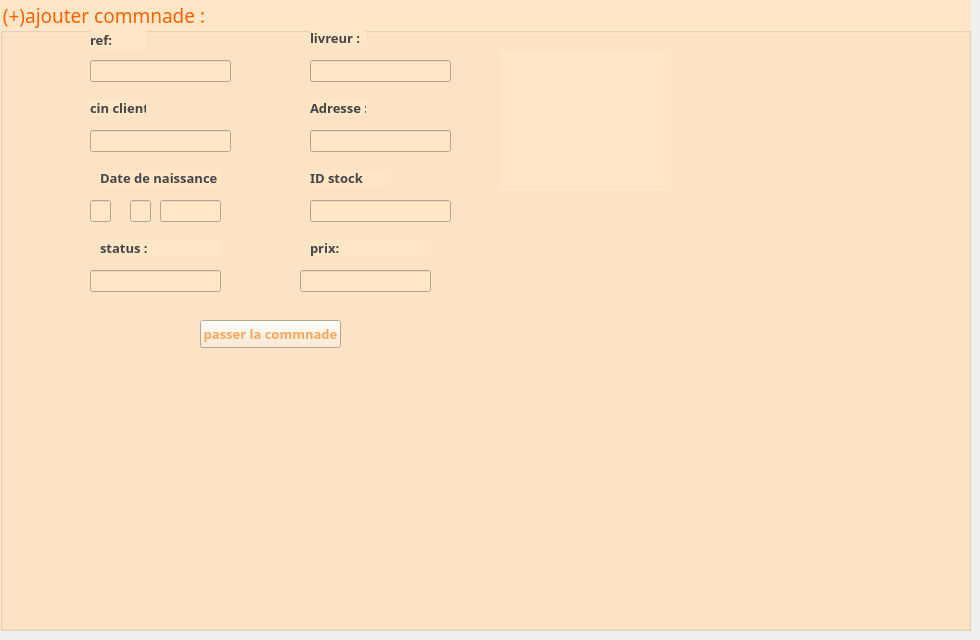
      <widget class="QWidget" name="tab_17">
       <attribute name="title">
        <string>commande</string>
       </attribute>
       <widget class="QGroupBox" name="groupBox_10">
        <property name="enabled">
         <bool>true</bool>
        </property>
        <property name="geometry">
         <rect>
          <x>0</x>
          <y>0</y>
          <width>971</width>
          <height>631</height>
         </rect>
        </property>
        <property name="font">
         <font>
          <family>Rockwell</family>
          <pointsize>14</pointsize>
          <weight>50</weight>
          <bold>false</bold>
         </font>
        </property>
        <property name="styleSheet">
         <string notr="true">color: rgb(255, 96, 0);

background-color: rgb(255, 230, 199);</string>
        </property>
        <property name="title">
         <string>(+)ajouter commnade :</string>
        </property>
        <widget class="QLabel" name="label_69">
         <property name="geometry">
          <rect>
           <x>90</x>
           <y>100</y>
           <width>56</width>
           <height>16</height>
          </rect>
         </property>
         <property name="font">
          <font>
           <family>Tw Cen MT Condensed</family>
           <pointsize>10</pointsize>
           <weight>75</weight>
           <bold>true</bold>
          </font>
         </property>
         <property name="styleSheet">
          <string notr="true">color: rgb(69, 69, 69);</string>
         </property>
         <property name="text">
          <string>cin client:</string>
         </property>
         <property name="scaledContents">
          <bool>true</bool>
         </property>
        </widget>
        <widget class="QLabel" name="label_70">
         <property name="geometry">
          <rect>
           <x>310</x>
           <y>30</y>
           <width>56</width>
           <height>16</height>
          </rect>
         </property>
         <property name="font">
          <font>
           <family>Tw Cen MT Condensed</family>
           <pointsize>10</pointsize>
           <weight>75</weight>
           <bold>true</bold>
          </font>
         </property>
         <property name="styleSheet">
          <string notr="true">color: rgb(69, 69, 69);</string>
         </property>
         <property name="text">
          <string>livreur :</string>
         </property>
        </widget>
        <widget class="QLabel" name="label_71">
         <property name="geometry">
          <rect>
           <x>310</x>
           <y>100</y>
           <width>56</width>
           <height>16</height>
          </rect>
         </property>
         <property name="font">
          <font>
           <family>Tw Cen MT Condensed</family>
           <pointsize>10</pointsize>
           <weight>75</weight>
           <bold>true</bold>
          </font>
         </property>
         <property name="styleSheet">
          <string notr="true">color: rgb(69, 69, 69);</string>
         </property>
         <property name="text">
          <string>Adresse :</string>
         </property>
        </widget>
        <widget class="QLabel" name="label_72">
         <property name="geometry">
          <rect>
           <x>310</x>
           <y>170</y>
           <width>81</width>
           <height>16</height>
          </rect>
         </property>
         <property name="font">
          <font>
           <family>Tw Cen MT Condensed</family>
           <pointsize>10</pointsize>
           <weight>75</weight>
           <bold>true</bold>
          </font>
         </property>
         <property name="styleSheet">
          <string notr="true">color: rgb(69, 69, 69);</string>
         </property>
         <property name="text">
          <string>ID stock</string>
         </property>
        </widget>
        <widget class="QLabel" name="label_73">
         <property name="geometry">
          <rect>
           <x>100</x>
           <y>170</y>
           <width>121</width>
           <height>16</height>
          </rect>
         </property>
         <property name="font">
          <font>
           <family>Tw Cen MT Condensed</family>
           <pointsize>10</pointsize>
           <weight>75</weight>
           <bold>true</bold>
          </font>
         </property>
         <property name="styleSheet">
          <string notr="true">color: rgb(69, 69, 69);</string>
         </property>
         <property name="text">
          <string>Date de naissance :</string>
         </property>
        </widget>
        <widget class="QLineEdit" name="le_cin_client">
         <property name="geometry">
          <rect>
           <x>90</x>
           <y>130</y>
           <width>141</width>
           <height>22</height>
          </rect>
         </property>
        </widget>
        <widget class="QLineEdit" name="le_livreur">
         <property name="geometry">
          <rect>
           <x>310</x>
           <y>60</y>
           <width>141</width>
           <height>22</height>
          </rect>
         </property>
        </widget>
        <widget class="QLineEdit" name="le_adresse_commande">
         <property name="geometry">
          <rect>
           <x>310</x>
           <y>130</y>
           <width>141</width>
           <height>22</height>
          </rect>
         </property>
        </widget>
        <widget class="QLineEdit" name="le_id_stock">
         <property name="geometry">
          <rect>
           <x>310</x>
           <y>200</y>
           <width>141</width>
           <height>22</height>
          </rect>
         </property>
         <property name="inputMask">
          <string/>
         </property>
        </widget>
        <widget class="QLabel" name="label_74">
         <property name="geometry">
          <rect>
           <x>90</x>
           <y>30</y>
           <width>56</width>
           <height>20</height>
          </rect>
         </property>
         <property name="font">
          <font>
           <family>Tw Cen MT Condensed</family>
           <pointsize>10</pointsize>
           <weight>75</weight>
           <bold>true</bold>
          </font>
         </property>
         <property name="styleSheet">
          <string notr="true">color: rgb(69, 69, 69);</string>
         </property>
         <property name="text">
          <string>ref:</string>
         </property>
        </widget>
        <widget class="QLineEdit" name="le_ref">
         <property name="geometry">
          <rect>
           <x>90</x>
           <y>60</y>
           <width>141</width>
           <height>22</height>
          </rect>
         </property>
        </widget>
        <widget class="QPushButton" name="pb_passer_commande">
         <property name="geometry">
          <rect>
           <x>200</x>
           <y>320</y>
           <width>141</width>
           <height>28</height>
          </rect>
         </property>
         <property name="font">
          <font>
           <family>Tw Cen MT Condensed</family>
           <pointsize>10</pointsize>
           <weight>75</weight>
           <bold>true</bold>
          </font>
         </property>
         <property name="styleSheet">
          <string notr="true">color: rgb(255, 165, 89);
selection-color: rgb(255, 255, 255);</string>
         </property>
         <property name="text">
          <string>passer la commnade</string>
         </property>
        </widget>
        <widget class="QLabel" name="label_75">
         <property name="geometry">
          <rect>
           <x>100</x>
           <y>240</y>
           <width>121</width>
           <height>16</height>
          </rect>
         </property>
         <property name="font">
          <font>
           <family>Tw Cen MT Condensed</family>
           <pointsize>10</pointsize>
           <weight>75</weight>
           <bold>true</bold>
          </font>
         </property>
         <property name="styleSheet">
          <string notr="true">color: rgb(69, 69, 69);</string>
         </property>
         <property name="text">
          <string>status :</string>
         </property>
        </widget>
        <widget class="QLineEdit" name="jj">
         <property name="geometry">
          <rect>
           <x>90</x>
           <y>200</y>
           <width>21</width>
           <height>22</height>
          </rect>
         </property>
        </widget>
        <widget class="QLineEdit" name="le_status">
         <property name="geometry">
          <rect>
           <x>90</x>
           <y>270</y>
           <width>131</width>
           <height>22</height>
          </rect>
         </property>
        </widget>
        <widget class="QLabel" name="label_76">
         <property name="geometry">
          <rect>
           <x>500</x>
           <y>50</y>
           <width>171</width>
           <height>141</height>
          </rect>
         </property>
         <property name="text">
          <string/>
         </property>
         <property name="pixmap">
          <pixmap>../../../Downloads/WhatsApp_Image_2023-10-09_at_11.52.56_PM-removebg-preview.png</pixmap>
         </property>
         <property name="scaledContents">
          <bool>true</bool>
         </property>
        </widget>
        <widget class="QLabel" name="label_77">
         <property name="geometry">
          <rect>
           <x>310</x>
           <y>240</y>
           <width>121</width>
           <height>16</height>
          </rect>
         </property>
         <property name="font">
          <font>
           <family>Tw Cen MT Condensed</family>
           <pointsize>10</pointsize>
           <weight>75</weight>
           <bold>true</bold>
          </font>
         </property>
         <property name="styleSheet">
          <string notr="true">color: rgb(69, 69, 69);</string>
         </property>
         <property name="text">
          <string>prix:</string>
         </property>
        </widget>
        <widget class="QLineEdit" name="le_prix">
         <property name="geometry">
          <rect>
           <x>300</x>
           <y>270</y>
           <width>131</width>
           <height>22</height>
          </rect>
         </property>
        </widget>
        <widget class="QLineEdit" name="mm">
         <property name="geometry">
          <rect>
           <x>130</x>
           <y>200</y>
           <width>21</width>
           <height>22</height>
          </rect>
         </property>
        </widget>
        <widget class="QLineEdit" name="yy">
         <property name="geometry">
          <rect>
           <x>160</x>
           <y>200</y>
           <width>61</width>
           <height>22</height>
          </rect>
         </property>
        </widget>
       </widget>
      </widget>
